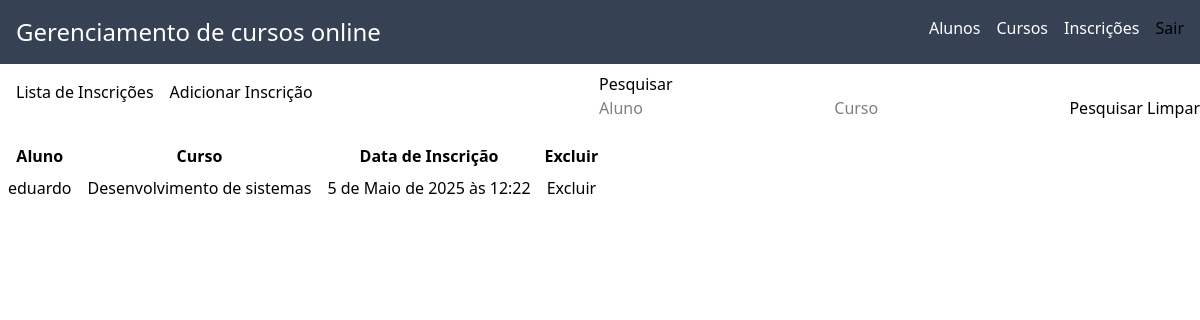
/inscricao/, run on the app's committed database.
### website/models.py (models this page shows, shortened)
class Inscricoes(models.Model):
    aluno = models.ForeignKey(Alunos, on_delete=models.CASCADE)
    curso = models.ForeignKey(Cursos, on_delete=models.CASCADE)
    data_inscricao = models.DateTimeField(auto_now_add=True)
    class Meta:
        unique_together = ('aluno', 'curso')

class Alunos(AbstractUser):
    email = models.EmailField(max_length=255)
    telefone = models.CharField(max_length=15, null=True, blank=True)
    def __str__(self):
        return self.username

class Cursos(models.Model):
    nome = models.CharField(max_length=100)
    descricao = models.TextField()
    carga_horaria = models.PositiveIntegerField()
    instrutor = models.CharField(max_length=100)
    def __str__(self):
        return self.nome

### website/views.py (the view)
# urls.py: path('inscricao/', InscricaoListView.as_view(), name='lista_inscricoes'),
class InscricaoListView(ListView):
    template_name = 'inscricao/lista.html'
    model = Inscricoes
    context_object_name = 'inscricoes'
    def get_queryset(self):
        queryset = Inscricoes.objects.all()
        query_aluno = self.request.GET.get('aluno')
        query_curso = self.request.GET.get('curso')
        if query_aluno:
            queryset = queryset.filter(aluno__username__icontains=query_aluno)
        if query_curso:
            queryset = queryset.filter(curso__nome__icontains=query_curso)
        return queryset
    def get_context_data(self, **kwargs):
        context =  super().get_context_data(**kwargs)
        context['aluno'] = self.request.GET.get('aluno', '')
        context['curso'] = self.request.GET.get('curso', '')
        return context

### website/templates/inscricao/lista.html (shortened to what this page needs)
{% extends 'base.html' %}
{% block content %}
    <div class="flex justify-between">
        <div class="flex gap-4 p-4 mb-6">
            <h5>Lista de Inscrições</h5>
            <a href="{% url 'criar_inscricao' %}">Adicionar Inscrição</a>
        </div>
        <div class="mt-2">
            <h5>Pesquisar</h5>
            <form action="" method="get">
                <input type="text" name="aluno" placeholder="Aluno" value="{{ request.GET.aluno }}">
                <input type="text" name="curso" id="curso" placeholder="Curso" value="{{ request.GET.curso }}">
                <button type="submit">Pesquisar</button>
                <a href="{% url 'lista_inscricoes' %}">Limpar</a>
            </form>
        </div>
    </div>
    <table>
        <thead>
            <tr>
                <th>Aluno</th>
                <th>Curso</th>
                <th>Data de Inscrição</th>
                <th>Excluir</th>
            </tr>
        </thead>
        <tbody>
            {% for a in inscricoes %}
                <tr>
                    <td class="p-2">{{ a.aluno }}</td>
                    <td class="p-2">{{ a.curso }}</td>
                    <td class="p-2">{{ a.data_inscricao }}</td>
                    <td class="p-2">
                        <a href="{% url 'deletar_inscricao' pk=a.id %}">Excluir</a>
                    </td>
                </tr>
            {% endfor %}
        </tbody>
    </table>
{% endblock %}

### data on the page
Inscricoes: aluno "eduardo", curso "Desenvolvimento de sistemas", data_inscricao "5 de Maio de 2025 às 12:22"
